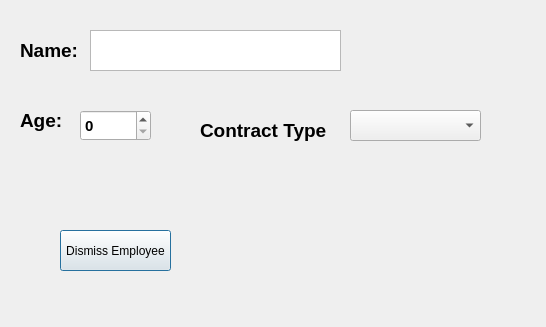
<?xml version="1.0" encoding="UTF-8"?>
<ui version="4.0">
 <class>Dialog</class>
 <widget class="QDialog" name="Dialog">
  <property name="geometry">
   <rect>
    <x>0</x>
    <y>0</y>
    <width>546</width>
    <height>327</height>
   </rect>
  </property>
  <property name="windowTitle">
   <string>Dialog</string>
  </property>
  <widget class="QLabel" name="label_3">
   <property name="geometry">
    <rect>
     <x>20</x>
     <y>110</y>
     <width>71</width>
     <height>21</height>
    </rect>
   </property>
   <property name="font">
    <font>
     <pointsize>14</pointsize>
     <weight>75</weight>
     <bold>true</bold>
    </font>
   </property>
   <property name="text">
    <string>Age:</string>
   </property>
  </widget>
  <widget class="QSpinBox" name="Age">
   <property name="geometry">
    <rect>
     <x>80</x>
     <y>110</y>
     <width>71</width>
     <height>31</height>
    </rect>
   </property>
   <property name="font">
    <font>
     <pointsize>11</pointsize>
     <weight>75</weight>
     <bold>true</bold>
    </font>
   </property>
  </widget>
  <widget class="QLabel" name="label_2">
   <property name="geometry">
    <rect>
     <x>20</x>
     <y>40</y>
     <width>71</width>
     <height>21</height>
    </rect>
   </property>
   <property name="font">
    <font>
     <pointsize>14</pointsize>
     <weight>75</weight>
     <bold>true</bold>
    </font>
   </property>
   <property name="text">
    <string>Name:</string>
   </property>
  </widget>
  <widget class="QTextEdit" name="Name">
   <property name="geometry">
    <rect>
     <x>90</x>
     <y>30</y>
     <width>251</width>
     <height>41</height>
    </rect>
   </property>
   <property name="font">
    <font>
     <pointsize>14</pointsize>
    </font>
   </property>
  </widget>
  <widget class="QComboBox" name="comboBox">
   <property name="geometry">
    <rect>
     <x>350</x>
     <y>110</y>
     <width>131</width>
     <height>31</height>
    </rect>
   </property>
  </widget>
  <widget class="QLabel" name="label_4">
   <property name="geometry">
    <rect>
     <x>200</x>
     <y>120</y>
     <width>141</width>
     <height>21</height>
    </rect>
   </property>
   <property name="font">
    <font>
     <pointsize>14</pointsize>
     <weight>75</weight>
     <bold>true</bold>
    </font>
   </property>
   <property name="text">
    <string>Contract Type</string>
   </property>
  </widget>
  <widget class="QPushButton" name="pushButton">
   <property name="geometry">
    <rect>
     <x>60</x>
     <y>230</y>
     <width>111</width>
     <height>41</height>
    </rect>
   </property>
   <property name="text">
    <string>Dismiss Employee</string>
   </property>
  </widget>
 </widget>
 <resources/>
 <connections/>
</ui>
